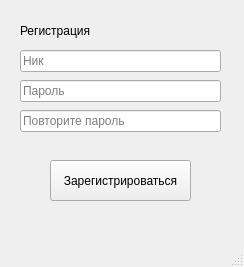
<?xml version="1.0" encoding="UTF-8"?>
<ui version="4.0">
 <class>MainWindow</class>
 <widget class="QMainWindow" name="MainWindow">
  <property name="geometry">
   <rect>
    <x>0</x>
    <y>0</y>
    <width>244</width>
    <height>267</height>
   </rect>
  </property>
  <property name="windowTitle">
   <string>Регистрация</string>
  </property>
  <widget class="QWidget" name="centralwidget">
   <widget class="QLineEdit" name="lineEdit">
    <property name="geometry">
     <rect>
      <x>20</x>
      <y>50</y>
      <width>201</width>
      <height>22</height>
     </rect>
    </property>
    <property name="placeholderText">
     <string>Ник</string>
    </property>
   </widget>
   <widget class="QLineEdit" name="lineEdit_2">
    <property name="geometry">
     <rect>
      <x>20</x>
      <y>80</y>
      <width>201</width>
      <height>22</height>
     </rect>
    </property>
    <property name="echoMode">
     <enum>QLineEdit::Password</enum>
    </property>
    <property name="placeholderText">
     <string>Пароль</string>
    </property>
   </widget>
   <widget class="QLineEdit" name="lineEdit_3">
    <property name="geometry">
     <rect>
      <x>20</x>
      <y>110</y>
      <width>201</width>
      <height>22</height>
     </rect>
    </property>
    <property name="echoMode">
     <enum>QLineEdit::Password</enum>
    </property>
    <property name="placeholderText">
     <string>Повторите пароль</string>
    </property>
   </widget>
   <widget class="QLabel" name="label">
    <property name="geometry">
     <rect>
      <x>20</x>
      <y>20</y>
      <width>81</width>
      <height>21</height>
     </rect>
    </property>
    <property name="text">
     <string>Регистрация</string>
    </property>
   </widget>
   <widget class="QPushButton" name="pushButton">
    <property name="geometry">
     <rect>
      <x>50</x>
      <y>160</y>
      <width>141</width>
      <height>41</height>
     </rect>
    </property>
    <property name="text">
     <string>Зарегистрироваться</string>
    </property>
   </widget>
  </widget>
  <widget class="QMenuBar" name="menubar">
   <property name="geometry">
    <rect>
     <x>0</x>
     <y>0</y>
     <width>244</width>
     <height>26</height>
    </rect>
   </property>
  </widget>
  <widget class="QStatusBar" name="statusbar"/>
 </widget>
 <resources/>
 <connections/>
</ui>
